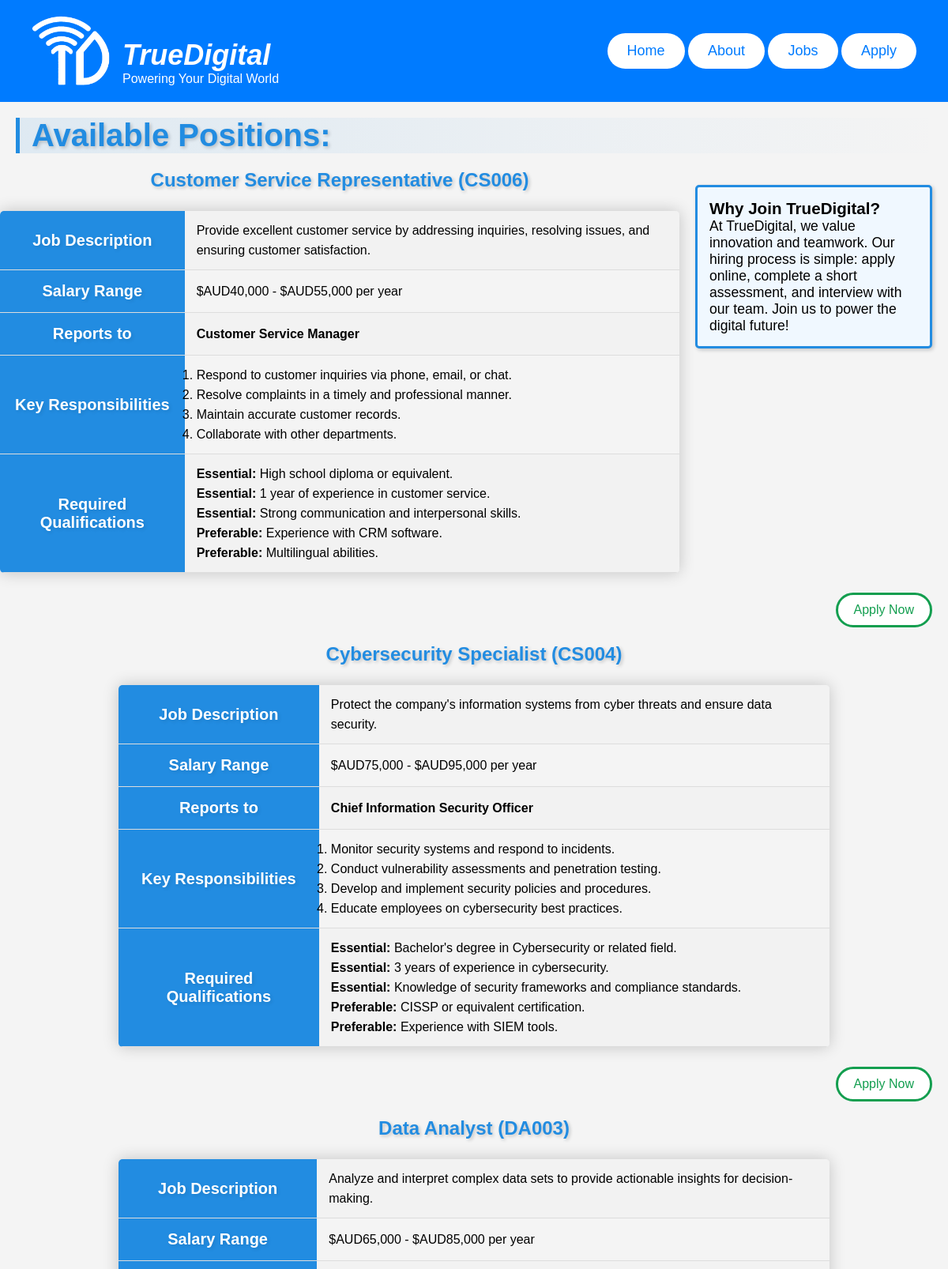
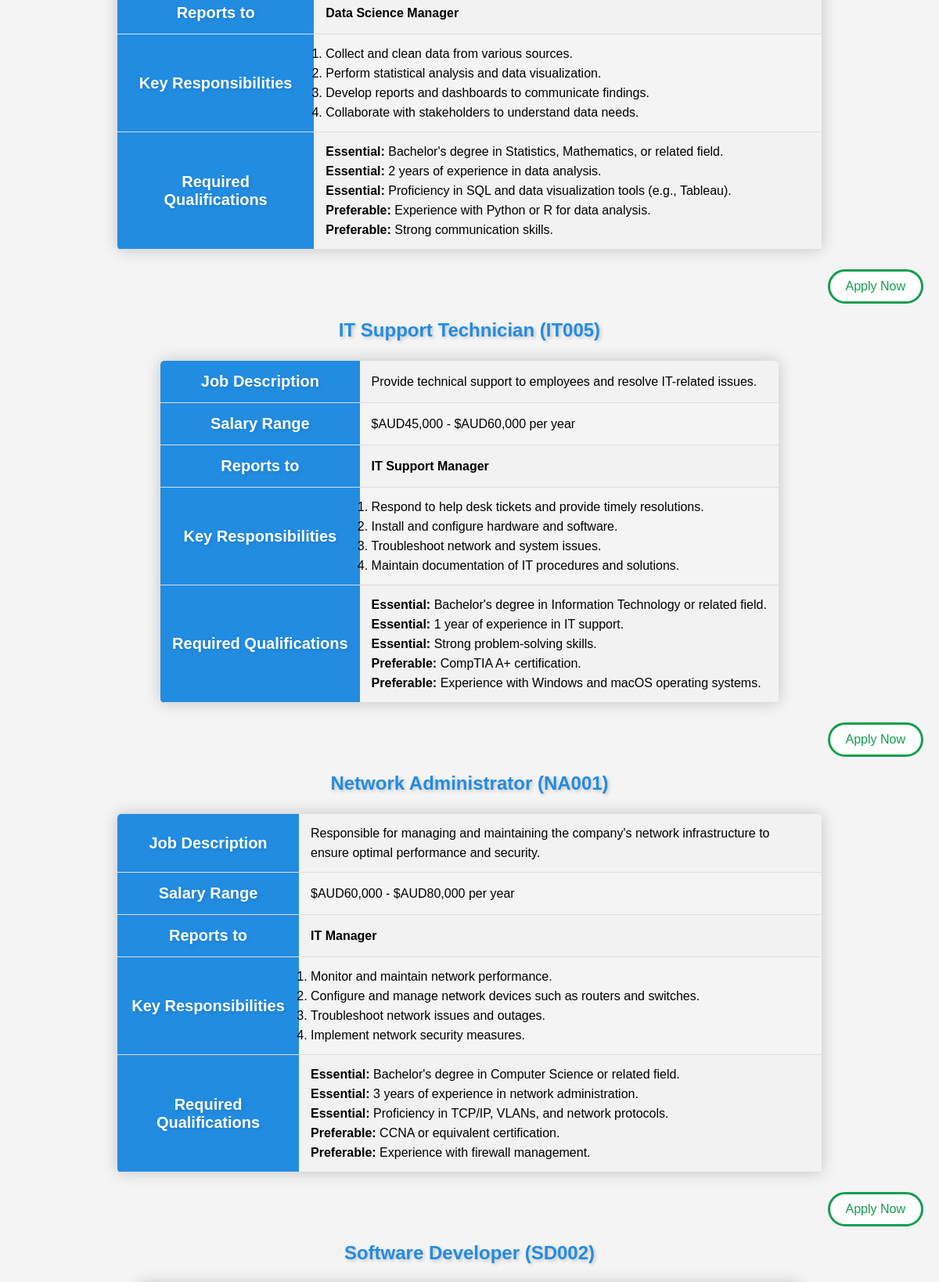
/jobs.php (upper part), run on the app's committed database (2 pictures, top to bottom).
### tables this page shows
CREATE TABLE `jobs` (
  `job_title` varchar(150) NOT NULL,
  `job_description` text NOT NULL,
  `salary_range` text NOT NULL,
  `reports_to` text NOT NULL,
  `responsibilities` text NOT NULL,
  `qualifications` text NOT NULL
);

### jobs.php (the view, shortened to what this page needs)
<?php
    require_once 'settings.php';
    if ($conn) {
        $query = "SELECT * FROM jobs";
        $result = mysqli_query($conn, $query);
    } else {
        echo "<p> Connection failed. </p> " ;
    }
?>
<!DOCTYPE html>
<html lang="en">
<head>
    <link rel="stylesheet" href="styles/styles.css">
</head>
<body>
   <?php include 'inc_files/header.inc'; ?>
    <?php
    echo'<h1 class="job-maintitle">Available Positions:</h1>
    <aside class="recruitment-info">
        <h3>Why Join TrueDigital?</h3>
        <p>At TrueDigital, we value innovation and teamwork. Our hiring process is simple: apply online, complete a short assessment, and interview with our team. Join us to power the digital future!</p>
    </aside>';
    while ($job = mysqli_fetch_assoc($result)) {
        echo '<section>';
        echo '<h2 class="job-title">' . htmlspecialchars($job['job_title']) . '</h2>';
        echo '<table class="job-description">';
        echo '<tr>';
        echo '<th>Job Description</th>';
        echo '<td>' . htmlspecialchars($job['job_description']) . '</td>';
        echo '</tr>';
        echo '<tr>';
        echo '<th>Salary Range</th>';
        echo '<td>' . htmlspecialchars($job['salary_range']) . '</td>';
        echo '</tr>';
        echo '<tr>';
        echo '<th>Reports to</th>';
        echo '<td>' . htmlspecialchars($job['reports_to']) . '</td>';
        echo '</tr>';
        echo '<tr>';
        echo '<th>Key Responsibilities</th>';
        echo '<td><ol>' . $job['responsibilities'] . '</ol></td>';
        echo '</tr>';
        echo '<tr>';
        echo '<th>Required Qualifications</th>';
        echo '<td><ul>' . $job['qualifications'] . '</ul></td>';
        echo '</tr>';
        echo '</table>';
        echo '<a href="apply.php" class="apply-link">Apply Now</a>';
        echo '</section>';
    }
    ?>
</body>
</html>

### inc_files/header.inc
<header>
    <div class="brand">
      <img src="images/logo.png" alt="TrueDigital Logo" id="logo">
      <div class="brand-text">
        <h1><em><strong>TrueDigital</strong></em></h1>
        <p class="tagline">Powering Your Digital World</p>
      </div>
    </div>
    <nav>
      <ul class="menu">
        <li><a href="index.php" class="menu-button">Home</a></li>
        <li><a href="about.php" class="menu-button">About</a></li>
        <li><a href="jobs.php" class="menu-button">Jobs</a></li>
        <li><a href="apply.php" class="menu-button">Apply</a></li>
      </ul>
    </nav>
</header>

### styles/styles.css (style rules this page uses)
* { margin: 0; padding: 0; box-sizing: border-box; }
body { font-family: Arial, sans-serif; background-color: #f4f4f4; }
header { background-color: #007BFF; color: white; padding: 20px 40px; display: flex; align-items: center; justify-content: space-between; gap: 40px; }
.brand { display: flex; align-items: flex-end; gap: 15px; }
.brand-text h1 { font-size: 36px; }
#logo { max-width: 100px; }
.menu li { display: inline; margin: 0; padding: 0; }
.menu-button { color: #007BFF; background-color: white; text-decoration: none; font-size: 18px; padding: 12px 25px; border-radius: 50px; display: inline-block; transition: background-color 0.3s, color 0.3s; text-align: center; }
.job-description { border-collapse: collapse; margin-top: 25px; margin-bottom: 25px; margin-left: auto; margin-right: auto; font-size: 1em; min-width: 700px; max-width: 900px; border-radius: 5px; overflow: hidden; box-shadow: 0 0 20px rgb(0, 0, 0, 0.2); font-family: 'Trebuchet MS' , Arial, sans-serif; }
.job-description th { background-color: rgb(34, 140, 225); color: white; font-weight: bold; padding: 15px; font-size: 1.25em; text-shadow: 2px 2px 4px rgb(0, 0, 0, 0.1); }
.job-description td { padding: 12px 15px; line-height: 25px; }
.job-description tr { border-bottom: 1px solid #dddddd; }
.job-description tr:nth-child(odd) { background-color: #f2f2f2; }
.job-description tr:nth-child(3) { font-weight: bold; }
.job-description td ul li { list-style-type: none; }
.apply-link { display: flex; justify-content: right; padding: 10px 20px; text-align: center; width: fit-content; margin-left: auto; margin-right: 20px; color: rgb(19, 158, 79); background-color: rgb(255, 255, 255); border: 3.5px solid rgb(19, 158, 79); border-radius: 25px; text-decoration: none; font-family: 'Trebuchet MS', Arial, sans-serif; }
.job-title { font-size: 1.5em; font-weight: bold; text-align: center; margin-top: 20px; margin-bottom: 20px; color: rgb(34, 140, 225); font-family: 'Trebuchet MS', Arial, sans-serif; text-shadow: 2px 2px 4px rgb(0, 0, 0, 0.2); }
.job-maintitle { font-size: 2.5em; font-weight: bold; text-align: left; margin-left: 20px; margin-top: 20px; margin-bottom: 20px; color: rgb(34, 140, 225); font-family: 'Trebuchet MS', Arial, sans-serif; text-shadow: 2px 2px 4px rgb(0, 0, 0, 0.2); border-left: 5px solid rgb(34, 140, 225); padding-left: 15px; background: linear-gradient(to right, rgb(34, 140, 225, 0.1), rgb(34, 140, 225, 0)); }
aside { font-size: 1.1em; font-family: 'Trebuchet MS', Arial, sans-serif; margin: 20px; padding: 15px; width: 25%; float: right; border: 3px solid rgb(34, 140, 225); border-radius: 5px; background-color: rgb(240, 248, 255); box-shadow: 2px 2px 5px rgb(0, 0, 0, 0.2); min-width: 300px; }

### data on the page
jobs: job_title "Customer Service Representative (CS006)", job_description "Provide excellent customer service by addressing inquiries, resolving issues, and ensuring customer satisfaction.", salary_range "$AUD40,000 - $AUD55,000 per year", reports_to "Customer Service Manager", responsibilities "Respond to customer inquiries via phone, email, or chat. Resolve complaints in a timely and professional manner. Maintain accurate customer records. Collaborate with other departments.", qualifications "Essential: High school diploma or equivalent. Essential: 1 year of experience in customer service. Essential: Strong communication and interpersonal skills. Preferable: Experience with CRM software. Preferable: Multilingual abilities."
jobs: job_title "Cybersecurity Specialist (CS004)", job_description "Protect the company's information systems from cyber threats and ensure data security.", salary_range "$AUD75,000 - $AUD95,000 per year", reports_to "Chief Information Security Officer", responsibilities "Monitor security systems and respond to incidents. Conduct vulnerability assessments and penetration testing. Develop and implement security policies and procedures. Educate employees on cybersecurity best practices.", qualifications "Essential: Bachelor's degree in Cybersecurity or related field. Essential: 3 years of experience in cybersecurity. Essential: Knowledge of security frameworks and compliance standards. Preferable: CISSP or equivalent certification. Preferable: Experience with SIEM tools."
jobs: job_title "Data Analyst (DA003)", job_description "Analyze and interpret complex data sets to provide actionable insights for decision-making.", salary_range "$AUD65,000 - $AUD85,000 per year", reports_to "Data Science Manager", responsibilities "Collect and clean data from various sources. Perform statistical analysis and data visualization. Develop reports and dashboards to communicate findings. Collaborate with stakeholders to understand data needs.", qualifications "Essential: Bachelor's degree in Statistics, Mathematics, or related field. Essential: 2 years of experience in data analysis. Essential: Proficiency in SQL and data visualization tools (e.g., Tableau). Preferable: Experience with Python or R for data analysis. Preferable: Strong communication skills."
jobs: job_title "IT Support Technician (IT005)", job_description "Provide technical support to employees and resolve IT-related issues.", salary_range "$AUD45,000 - $AUD60,000 per year", reports_to "IT Support Manager", responsibilities "Respond to help desk tickets and provide timely resolutions. Install and configure hardware and software. Troubleshoot network and system issues. Maintain documentation of IT procedures and solutions.", qualifications "Essential: Bachelor's degree in Information Technology or related field. Essential: 1 year of experience in IT support. Essential: Strong problem-solving skills. Preferable: CompTIA A+ certification. Preferable: Experience with Windows and macOS operating systems."
jobs: job_title "Network Administrator (NA001)", job_description "Responsible for managing and maintaining the company's network infrastructure to ensure optimal performance and security.", salary_range "$AUD60,000 - $AUD80,000 per year", reports_to "IT Manager", responsibilities "Monitor and maintain network performance. Configure and manage network devices such as routers and switches. Troubleshoot network issues and outages. Implement network security measures.", qualifications "Essential: Bachelor's degree in Computer Science or related field. Essential: 3 years of experience in network administration. Essential: Proficiency in TCP/IP, VLANs, and network protocols. Preferable: CCNA or equivalent certification. Preferable: Experience with firewall management."
jobs: job_title "Software Developer (SD002)"
